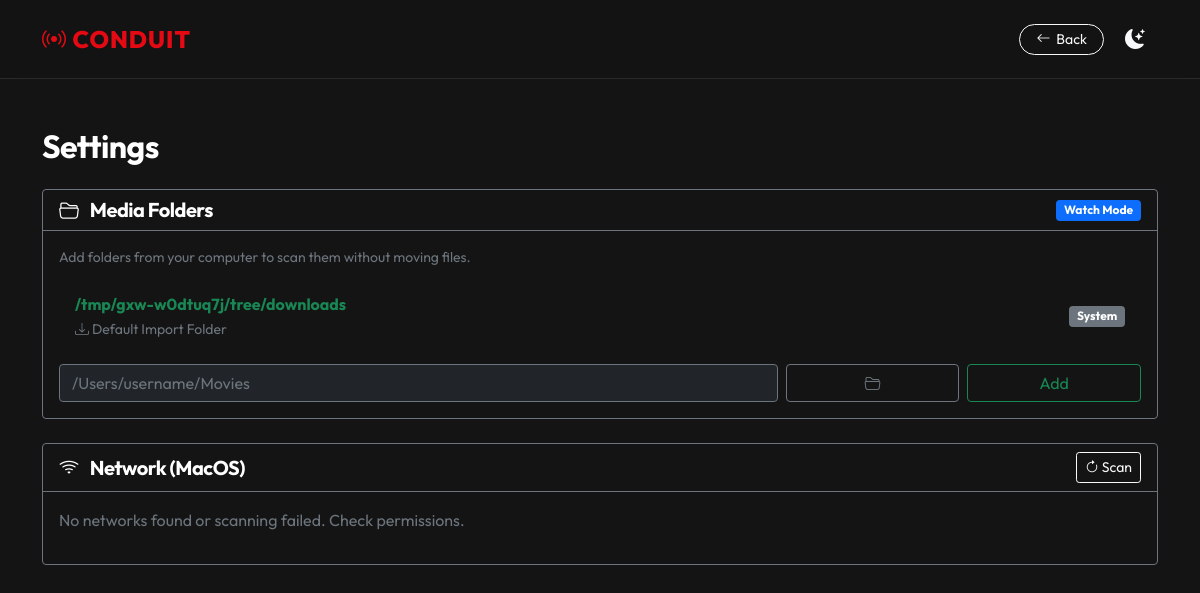
The app's page /settings, older data.
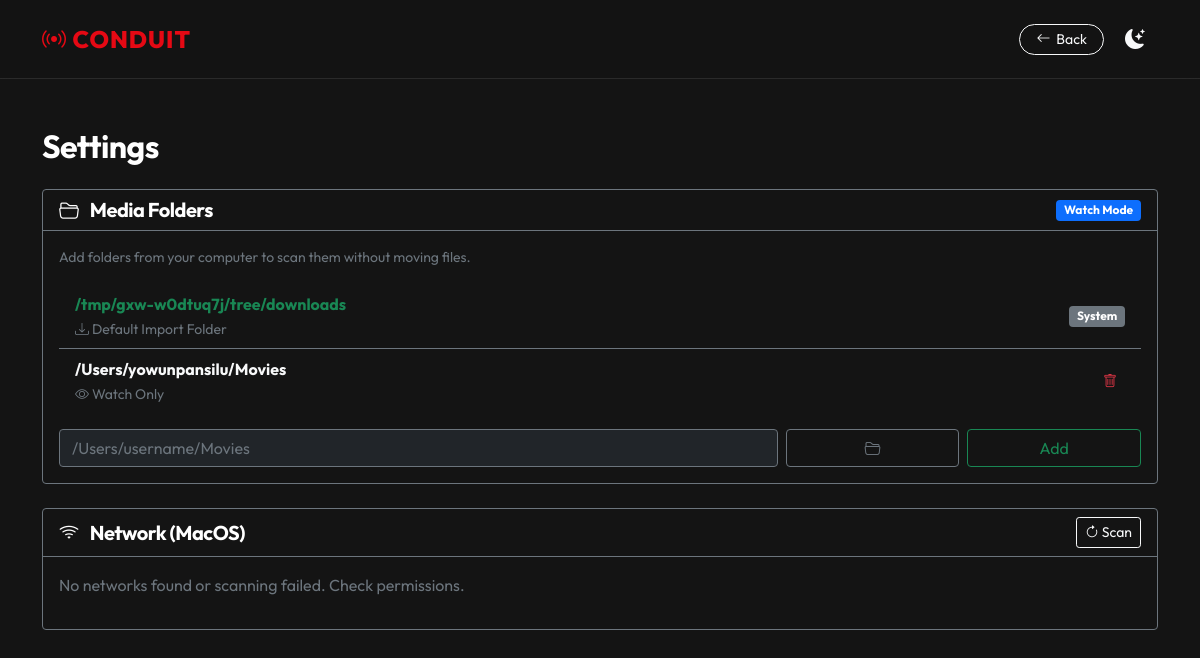
The same page, newer data.
### models.py (models this page shows, shortened)
class MediaFolder(db.Model):
    id = db.Column(db.Integer, primary_key=True)
    path = db.Column(db.String(500), nullable=False, unique=True)
    folder_type = db.Column(db.String(20), default='watch') # 'watch' or 'import'

### app.py (the view)
@app.route('/settings')
def settings():
    folders = MediaFolder.query.all()
    networks = wifi_utils.scan_networks()
    return render_template('settings.html',
                         folders=folders,
                         networks=networks,
                         download_dir=app.config['DOWNLOAD_DIR'])

### wifi_utils.py (called while the page is built, shortened)
def scan_networks():
    try:
        result = subprocess.run([AIRPORT_PATH, "-s"], capture_output=True, text=True)
        if result.returncode != 0:
            return []
    except Exception as e:
        print(f"Error scanning wifi: {e}")
        return []

### templates/settings.html (shortened to what this page needs)
<!DOCTYPE html>
<html lang="en">
<head>
    <link href="https://cdn.jsdelivr.net/npm/bootstrap@5.1.3/dist/css/bootstrap.min.css" rel="stylesheet">
    <link rel="stylesheet" href="https://cdn.jsdelivr.net/npm/bootstrap-icons@1.8.1/font/bootstrap-icons.css">
    <link rel="stylesheet" href="{{ url_for('static', filename='style.css') }}">
</head>
<body>
    <nav class="navbar navbar-expand-lg sticky-top">
        <div class="container">
            <a class="navbar-brand" href="{{ url_for('dashboard') }}"><i class="bi bi-broadcast"></i> CONDUIT</a>
            <div class="ms-auto d-flex align-items-center">
                <a href="{{ url_for('dashboard') }}" class="btn btn-outline-light btn-sm rounded-pill px-3 me-2">
                    <i class="bi bi-arrow-left"></i> &nbsp;Back
                </a>
                <button id="theme-toggle" class="btn btn-link text-light fs-5">
                    <i class="bi bi-moon-stars-fill" id="theme-icon"></i>
                </button>
            </div>
        </div>
    </nav>
    <div class="container py-5 animate-fade-in">
        <h2 class="mb-4">Settings</h2>
        <div class="card mb-4 bg-transparent border-secondary">
            <div
                class="card-header bg-transparent border-secondary bg-opacity-10 d-flex justify-content-between align-items-center">
                <h5 class="mb-0"><i class="bi bi-folder2-open me-2"></i> Media Folders</h5>
                <span class="badge bg-primary">Watch Mode</span>
            </div>
            <div class="card-body">
                <p class="text-secondary small">Add folders from your computer to scan them without moving files.</p>
                <ul class="list-group list-group-flush mb-3 rounded">
                    <li
                        class="list-group-item bg-transparent text-light border-secondary d-flex justify-content-between">
                        <div>
                            <span class="d-block fw-bold text-success">{{ download_dir }}</span>
                            <small class="text-muted"><i class="bi bi-download"></i> Default Import Folder</small>
                        </div>
                        <span class="badge bg-secondary align-self-center">System</span>
                    </li>
                    {% for folder in folders %}
                    <li
                        class="list-group-item bg-transparent text-light border-secondary d-flex justify-content-between align-items-center">
                        <div>
                            <span class="d-block fw-bold">{{ folder.path }}</span>
                            <small class="text-muted"><i class="bi bi-eye"></i> Watch Only</small>
                        </div>
                        <form action="{{ url_for('delete_folder') }}" method="post" style="display:inline;">
                            <button type="submit" class="btn btn-sm btn-outline-danger border-0">
                                <i class="bi bi-trash"></i>
                            </button>
                        </form>
                    </li>
                    {% endfor %}
                </ul>
                <form action="{{ url_for('add_folder') }}" method="post" class="row g-2">
                    <div class="col-8 col-md-8">
                        <input type="text" name="path" id="folder-path-input"
                            class="form-control bg-dark text-light border-secondary"
                            placeholder="/Users/username/Movies" required>
                    </div>
                    <div class="col-2 col-md-2">
                        <button type="button" class="btn btn-outline-secondary w-100" onclick="openFileBrowser()">
                            <i class="bi bi-folder2-open"></i>
                        </button>
                    </div>
                    <div class="col-2 col-md-2">
                        <button type="submit" class="btn btn-outline-success w-100">Add</button>
                    </div>
                </form>
            </div>
        </div>
        <div class="card mb-4 bg-transparent border-secondary">
            <div class="card-header bg-transparent border-secondary d-flex justify-content-between align-items-center">
                <h5 class="mb-0"><i class="bi bi-wifi me-2"></i> Network (MacOS)</h5>
                <form action="{{ url_for('settings') }}" method="get">
                    <button type="submit" class="btn btn-sm btn-outline-light"><i class="bi bi-arrow-clockwise"></i>
                        Scan</button>
                </form>
            </div>
            <div class="card-body">
                {% if networks %}
                <div class="list-group">
                    {% for net in networks %}
                    <button type="button"
                        class="list-group-item list-group-item-action bg-transparent text-light border-secondary d-flex justify-content-between align-items-center"
                        onclick="connectWifi('{{ net.ssid }}')">
                        <div>
                            <i class="bi bi-wifi"></i> {{ net.ssid }}
                        </div>
                        <span class="badge bg-dark border border-secondary">{{ net.rssi }} dBm</span>
                    </button>
                    {% endfor %}
                </div>
                {% else %}
                <p class="text-muted">No networks found or scanning failed. Check permissions.</p>
                {% endif %}
            </div>
        </div>
    </div>
</body>
</html>

### static/style.css (style rules this page uses)
:root { --bg-color: #141414; --surface-color: #1f1f1f; --accent-color: #e50914; --text-primary: #ffffff; --text-secondary: #b3b3b3; --border-color: rgba(255, 255, 255, 0.1); --font-main: 'Outfit', sans-serif; --glass-bg: rgba(20, 20, 20, 0.95); --shadow: 0 10px 30px rgba(0, 0, 0, 0.5); }
body { background-color: var(--bg-color); color: var(--text-primary); font-family: var(--font-main); -webkit-font-smoothing: antialiased; overflow-x: hidden; transition: background-color 0.3s ease, color 0.3s ease; }
h1, h2, h3, h4, h5, h6 { font-weight: 700; letter-spacing: -0.5px; }
.navbar { background: var(--glass-bg) !important; backdrop-filter: blur(10px); border-bottom: 1px solid var(--border-color); padding: 1rem 0; transition: background-color 0.3s ease; }
.navbar-brand { font-size: 1.5rem; color: var(--accent-color) !important; font-weight: 800; letter-spacing: 1px; }
.card-body { padding: 1rem; position: relative; background: transparent; }
.animate-fade-in { animation: fadeIn 0.6s ease-out forwards; }

Row changes from the older to the newer data that the page shows:
added MediaFolder: path "/Users/yowunpansilu/Movies"
